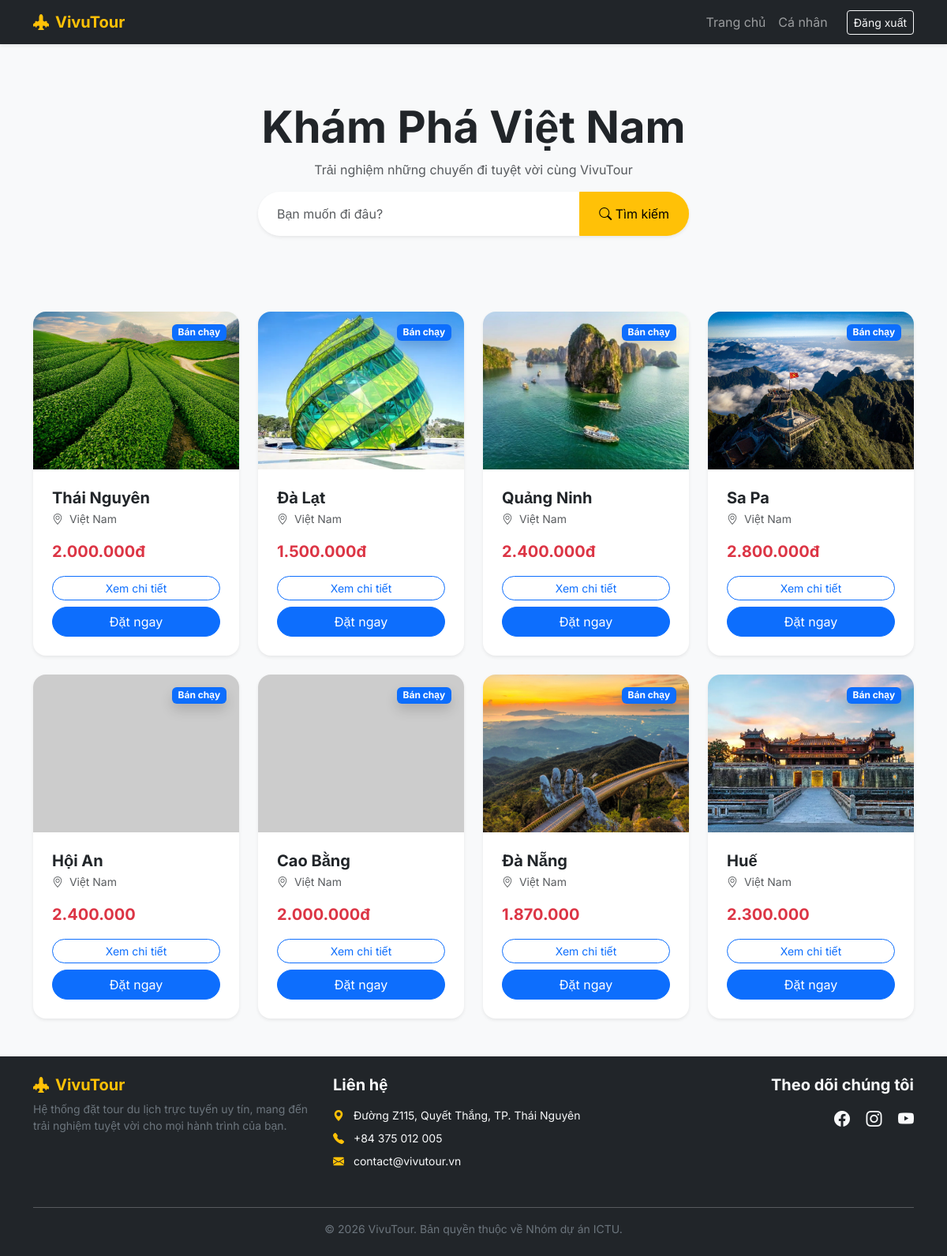
Screenshot of / (signed in) with the database file from the repository.
### app.py (models this page shows)
class Tour(db.Model):
    id = db.Column(db.Integer, primary_key=True)
    name = db.Column(db.String(100), nullable=False)
    price = db.Column(db.String(50), nullable=False)
    image = db.Column(db.String(100), nullable=False)
    description = db.Column(db.Text)  # Cột này sẽ chứa nội dung chi tiết

### app.py (the view)
@app.route('/')
def index():
    search_query = request.args.get('search')
    if search_query:
        all_tours = Tour.query.filter(Tour.name.contains(search_query)).all()
    else:
        all_tours = Tour.query.all()
    return render_template('index.html', tours=all_tours, search_query=search_query)

### app.py (called while the page is built)
@login_manager.user_loader
def load_user(user_id):
    return User.query.get(int(user_id))

### templates/index.html (shortened to what this page needs)
{% extends "base.html" %}
{% block content %}
    <div class="text-center py-5">
        <h1 class="display-4 fw-bold text-dark mb-2">Khám Phá Việt Nam</h1>
        <p class="text-muted">Trải nghiệm những chuyến đi tuyệt vời cùng VivuTour</p>
        <div class="row justify-content-center mb-5">
            <div class="col-md-6">
                <form action="{{ url_for('index') }}" method="GET" class="input-group shadow-sm rounded-pill overflow-hidden">
                    <input type="text" name="search" class="form-control border-0 py-3 ps-4"
                           placeholder="Bạn muốn đi đâu?" value="{{ search_query or '' }}">
                    <button class="btn btn-warning px-4" type="submit">
                        <i class="bi bi-search"></i> Tìm kiếm
                    </button>
                </form>
            </div>
        </div>
    </div>
    <div class="row g-4">
        {% for tour in tours %}
        <div class="col-md-6 col-lg-3">
            <div class="card h-100 border-0 shadow-sm rounded-4 overflow-hidden tour-card">
                <div class="position-relative">
                    <img src="{{ url_for('static', filename='images/' + tour.image) }}"
                         class="card-img-top"
                         alt="{{ tour.name }}"
                         style="height:200px; object-fit:cover;"
                         onerror="this.src='https://via.placeholder.com/400x250?text=Du+Lịch'">
                    <span class="position-absolute top-0 end-0 m-3 badge bg-primary shadow">Bán chạy</span>
                </div>
                <div class="card-body d-flex flex-column p-4">
                    <h5 class="card-title fw-bold mb-1">
                        <a href="{{ url_for('tour_detail', tour_id=tour.id) }}" class="text-decoration-none text-dark">
                            {{ tour.name }}
                        </a>
                    </h5>
                    <p class="small text-muted mb-3"><i class="bi bi-geo-alt me-1"></i> Việt Nam</p>
                    <div class="mt-auto">
                        <p class="text-danger fw-bold fs-5 mb-3">{{ tour.price }}</p>
                        <div class="d-grid gap-2">
                            <a href="{{ url_for('tour_detail', tour_id=tour.id) }}" class="btn btn-outline-primary rounded-pill btn-sm">Xem chi tiết</a>
                            <a href="{{ url_for('booking', tour_id=tour.id) }}" class="btn btn-primary rounded-pill">Đặt ngay</a>
                        </div>
                    </div>
                </div>
            </div>
        </div>
        {% endfor %}
    </div>
{% endblock %}

### templates/base.html (style rules this page uses)
body { font-family: 'Inter', sans-serif; background-color: #f8f9fa; }

### rows the page displays
Tour: image (picture), name "Thái Nguyên", price "2.000.000đ"
Tour: image (picture), name "Đà Lạt", price "1.500.000đ"
Tour: image (picture), name "Quảng Ninh", price "2.400.000đ"
Tour: image (picture), name "Sa Pa", price "2.800.000đ"
Tour: name "Hội An", price "2.400.000"
Tour: name "Cao Bằng", price "2.000.000đ"
Tour: image (picture), name "Đà Nẵng", price "1.870.000"
Tour: image (picture), name "Huế", price "2.300.000"
